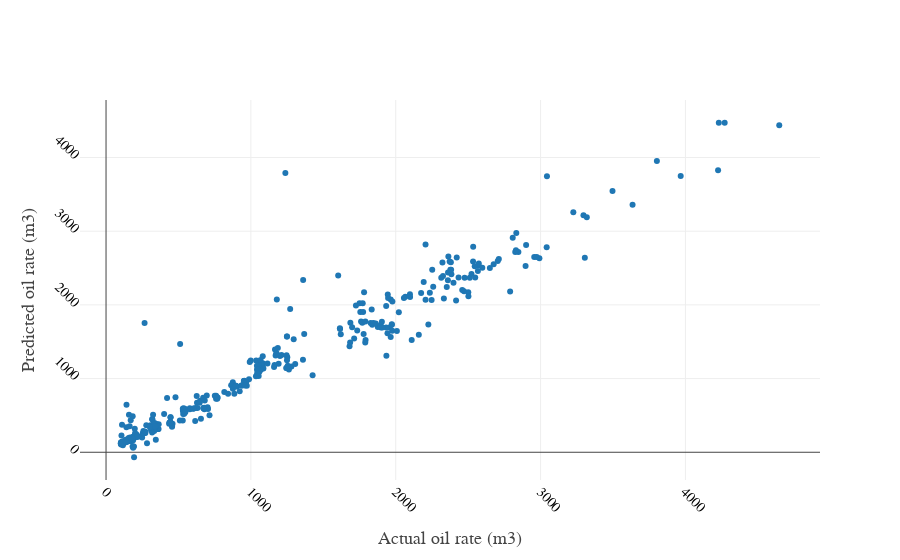

The notebook cell saved with this chart:
### Code cell
y_pred_lgb = scaler_y.inverse_transform(model_lgb.predict(x_test).reshape(-1,1))
trace1 = go.Scatter(x = y_act.reshape(-1,),
                    y = y_pred_lgb.reshape(-1,),
                   name = "Actual",
                   mode = 'markers',
                   line=dict(width=10))
data = [trace1]
layout = go.Layout(
    xaxis=dict(
        title='Actual oil rate (m3)',
        titlefont=dict(
            family='Arial, sans-serif',
            size=18,
            #color='lightgrey'
        ),
        showticklabels=True,
        tickangle=45,
        tickfont=dict(
            family='Old Standard TT, serif',
            size=14,
            color='black'
        ),
        exponentformat='e',
        showexponent='all'
    ),
    yaxis=dict(
        title='Predicted oil rate (m3)',
        titlefont=dict(
            family='Arial, sans-serif',
            size=18,
            #color='lightgrey'
        ),
        showticklabels=True,
        tickangle=45,
        tickfont=dict(
            family='Old Standard TT, serif',
            size=14,
            color='black'
        ),
        exponentformat='e',
        showexponent='all'
    )
)
fig = go.Figure(data=data, layout = layout)
py.iplot(fig)

### Figure 1 — Plotly figure (JSON) as saved in the notebook; plotly's stock layout.template omitted (floating-point values rounded to 4 significant figures; data arrays with more than 128 entries replaced by an {"elided": "..."} marker saying what was removed)
{"data": [{"line": {"width": 10}, "mode": "markers", "name": "Actual", "type": "scatter", "uid": "43070623-94c9-4d1d-9f91-3e4357a76a30", "x": {"elided": "355 float values"}, "y": {"elided": "355 float values"}}], "layout": {"xaxis": {"exponentformat": "e", "showexponent": "all", "showticklabels": true, "tickangle": 45, "tickfont": {"color": "black", "family": "Old Standard TT, serif", "size": 14}, "title": {"font": {"family": "Arial, sans-serif", "size": 18}, "text": "Actual oil rate (m3)"}}, "yaxis": {"exponentformat": "e", "showexponent": "all", "showticklabels": true, "tickangle": 45, "tickfont": {"color": "black", "family": "Old Standard TT, serif", "size": 14}, "title": {"font": {"family": "Arial, sans-serif", "size": 18}, "text": "Predicted oil rate (m3)"}}}}
